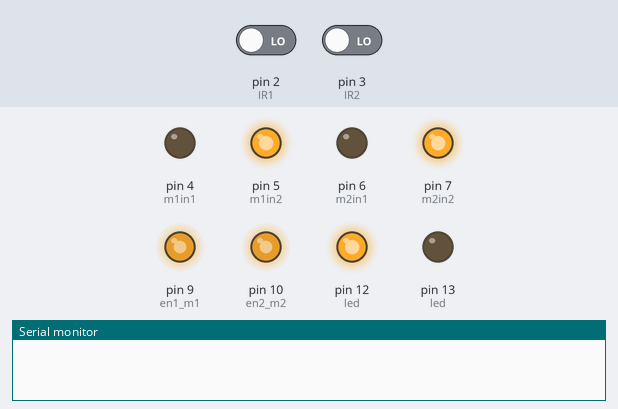
The sketch below on a simulated Arduino Uno, built with avr-gcc and run on an emulated ATmega328P. On the bench: output pins drawn as LEDs (lit = HIGH), the last lines printed to the serial monitor. The inputs (shaded band) are chosen by the test bench; at power-on: pin 2 (IR1) LOW, pin 3 (IR2) LOW.

Above: at 1.2 s.
1.3 s: pin 2 (IR1) driven HIGH
At 1.6 s:
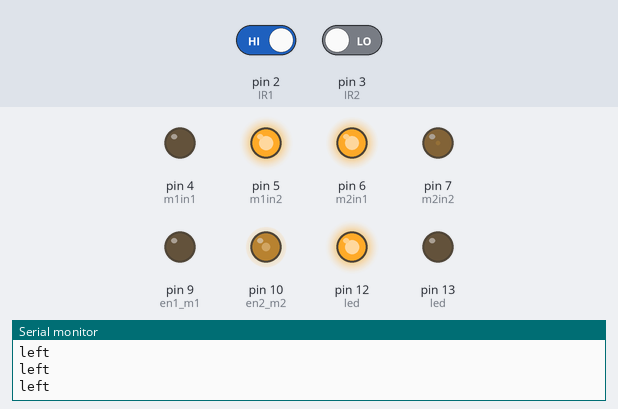
2.8 s: pin 3 (IR2) driven HIGH
At 3.5 s:
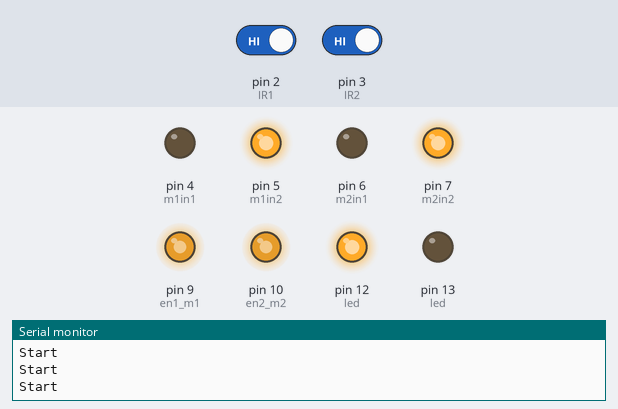
4.3 s: pin 2 (IR1) driven LOW
At 5.4 s:
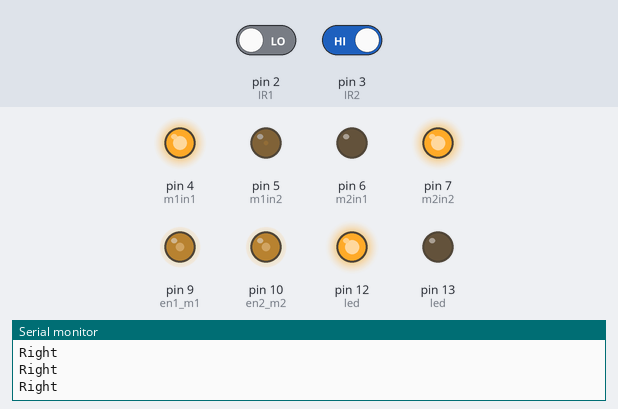
5.8 s: pin 2 (IR1) driven HIGH
At 7.0 s:
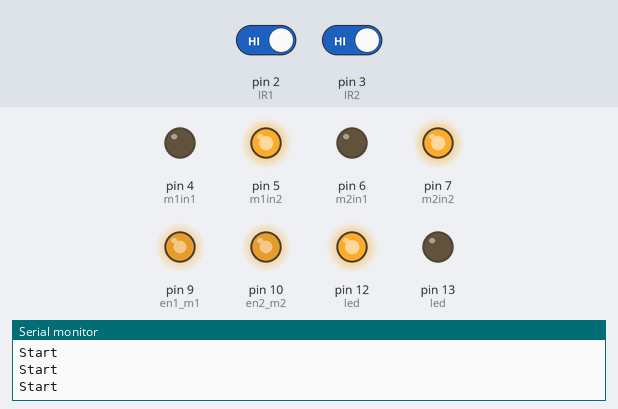
7.3 s: pin 3 (IR2) driven LOW
At 7.7 s:
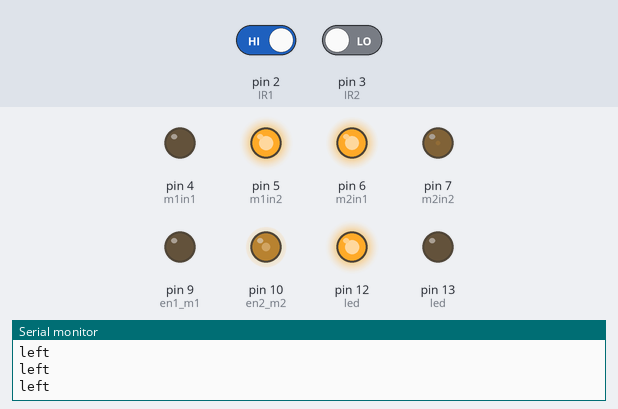
8.8 s: pin 3 (IR2) driven HIGH
At 9.3 s:
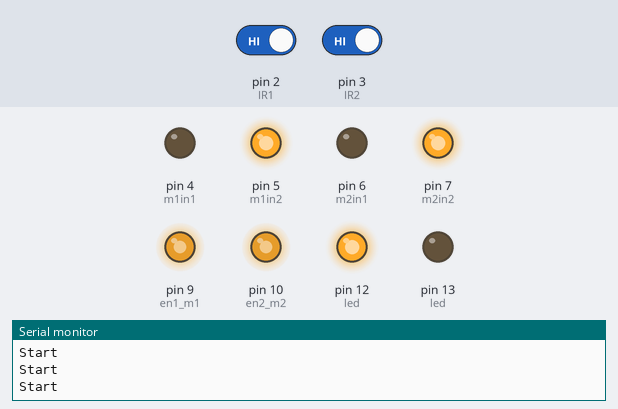
Timing chart, 0 to 11.3 s (numbered marks = the images above; inputs shaded):
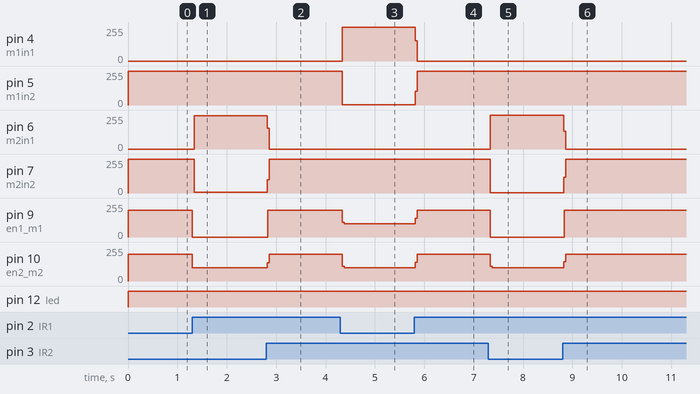

Measured:
- after the input at 1.3 s, pin 6 (m2in1): 0/255 → 251/255 at once; pin 7 (m2in2): 255/255 → 4/255 at once; pin 9 (en1_m1): 200/255 → 0/255 at once; pin 10 (en2_m2): 200/255 → 100/255 at once
- after the input at 2.8 s, pin 6 (m2in1): 251/255 → 0/255 at once; pin 7 (m2in2): 4/255 → 255/255 at once; pin 9 (en1_m1): 0/255 → 200/255 at once; pin 10 (en2_m2): 100/255 → 199/255 at once
- after the input at 4.3 s, pin 4 (m1in1): 0/255 → 254/255 at once; pin 5 (m1in2): 255/255 → 1/255 at once; pin 9 (en1_m1): 200/255 → 99/255 at once; pin 10 (en2_m2): 199/255 → 99/255 at once
- after the input at 5.8 s, pin 4 (m1in1): 254/255 → 0/255 at once; pin 5 (m1in2): 1/255 → 255/255 at once; pin 9 (en1_m1), pin 10 (en2_m2): 99/255 → 199/255 at once
- after the input at 7.3 s, pin 6 (m2in1): 0/255 → 254/255 at once; pin 7 (m2in2): 255/255 → 1/255 at once; pin 9 (en1_m1): 199/255 → 0/255 at once; pin 10 (en2_m2): 199/255 → 99/255 at once
- after the input at 8.8 s, pin 6 (m2in1): 254/255 → 0/255 at once; pin 7 (m2in2): 1/255 → 255/255 at once; pin 9 (en1_m1): 0/255 → 200/255 at once; pin 10 (en2_m2): 99/255 → 199/255 at once

The sketch:

sketch_mar22a.ino
```cpp
void setup() {
  // put your setup code here, to run once:
pinMode(2,INPUT);//IR1
pinMode(3,INPUT);//IR2
pinMode(4,OUTPUT);//m1in1
pinMode(5,OUTPUT);//m1in2
pinMode(6,OUTPUT);//m2in1
pinMode(7,OUTPUT);//m2in2
pinMode(9,OUTPUT);//en1 m1
pinMode(10,OUTPUT);//en2 m2
pinMode(12,OUTPUT);//led
pinMode(13,OUTPUT);//led
//analogWrite(9,85);//speed m1
//analogWrite(10,85);//speed m2
Serial.begin(9600);
}

void loop() {


  if(digitalRead(3)==HIGH && digitalRead(2)==HIGH)
{//FORWARD
  digitalWrite(4,LOW);//M1 IN1
   digitalWrite(5,HIGH);//M1 IN2
   analogWrite(9,200);
    digitalWrite(6,LOW);//M2 IN1
     digitalWrite(7,HIGH);//M2 IN2
     analogWrite(10,200);
     Serial.println("Start");
}
 if(digitalRead(3)==LOW && digitalRead(2)==HIGH)
{
  digitalWrite(4,LOW);//M1 IN1
   digitalWrite(5,HIGH);//M1 IN2
    digitalWrite(6,HIGH);//M2 IN1
     digitalWrite(7,LOW);//M2 IN2
     analogWrite(10,100);
     Serial.println("left");
}
if(digitalRead(3)==HIGH && digitalRead(2)==LOW)
{
  digitalWrite(4,HIGH);//M1 IN1
   digitalWrite(5,LOW);//M1 IN2
   analogWrite(9,100);
    digitalWrite(7,HIGH);//M2 IN1
     digitalWrite(6,LOW);//M2 IN2
     analogWrite(10,100);
     Serial.println("Right");
}
if(digitalRead(3)==LOW && digitalRead(2)==LOW)
{//FORWARD
  digitalWrite(4,LOW);//M1 IN1
   digitalWrite(5,HIGH);//M1 IN2
   analogWrite(9,200);
    digitalWrite(6,LOW);//M2 IN1
     digitalWrite(7,HIGH);//M2 IN2
     analogWrite(10,200);
     digitalWrite(12,HIGH);

}
else{

digitalWrite(4,LOW);//M1 IN1
   digitalWrite(5,HIGH);//M1 IN2
   analogWrite(9,0);
    digitalWrite(7,HIGH);//M2 IN1
     digitalWrite(6,LOW);//M2 IN2
     analogWrite(10,0);

}

}
```
